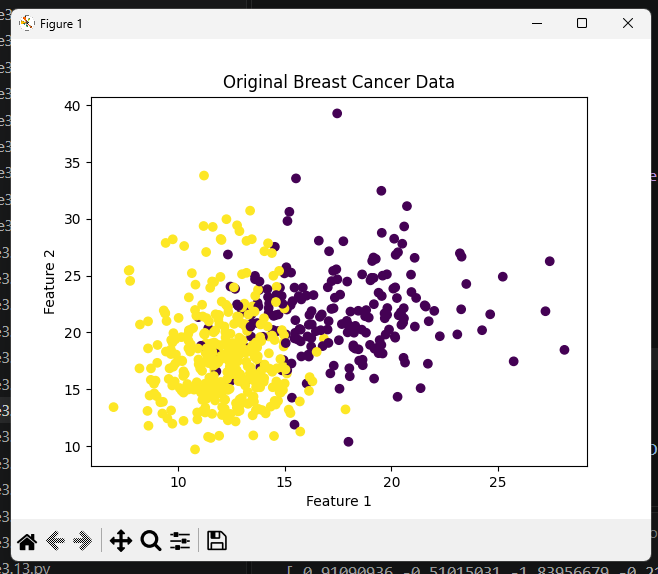

Write Python code to recreate this figure.
# PCA Breast Cancer

import numpy as np
import matplotlib.pyplot as plt

from sklearn import decomposition
from sklearn import datasets

# Load Breast Cancer data
cancer = datasets.load_breast_cancer()

X = cancer.data
y = cancer.target

# Plot original data
f = plt.figure(1)

plt.scatter(X[:, 0], X[:, 1], c=y)

plt.xlabel('Feature 1')
plt.ylabel('Feature 2')
plt.title('Original Breast Cancer Data')

plt.show()

# Perform PCA
pca = decomposition.PCA(n_components=3)

pca.fit(X)

X1 = pca.transform(X)

# Plot PCA data
g = plt.figure(2)

plt.scatter(X1[:, 0], X1[:, 1], c=y)

plt.xlabel('PCA1')
plt.ylabel('PCA2')
plt.title('PCA Breast Cancer Data')

plt.show()
